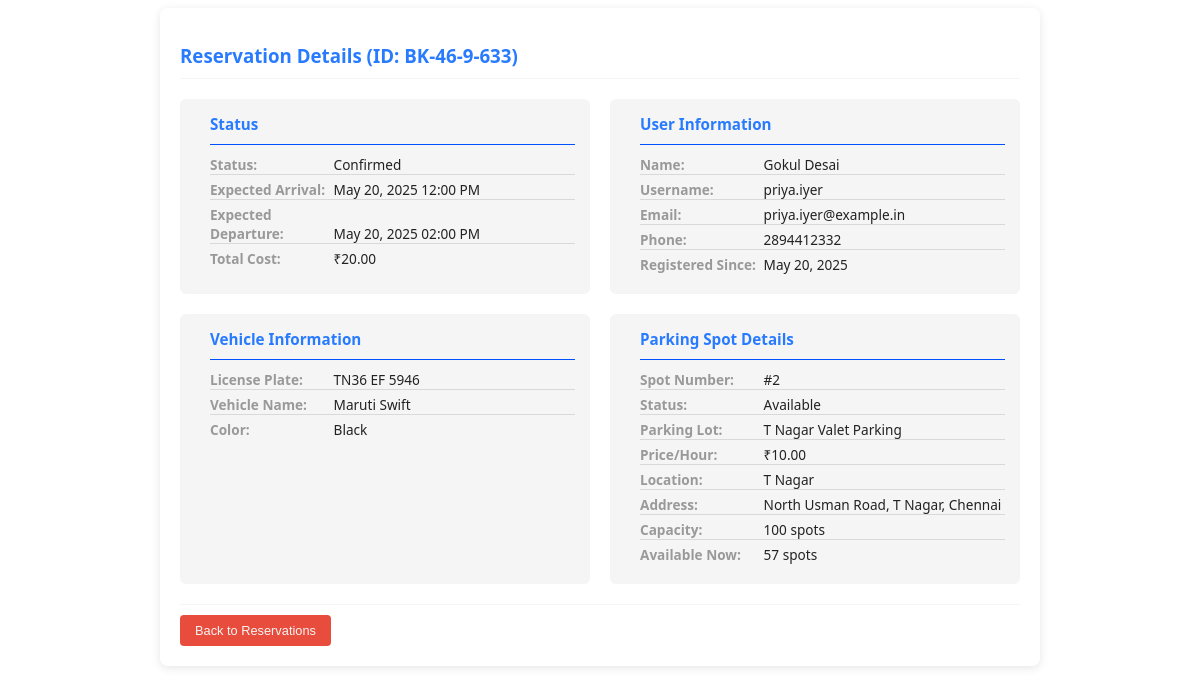
The page /admin/reservations/booking_details/BK-46-9-633 on the database as committed earlier.
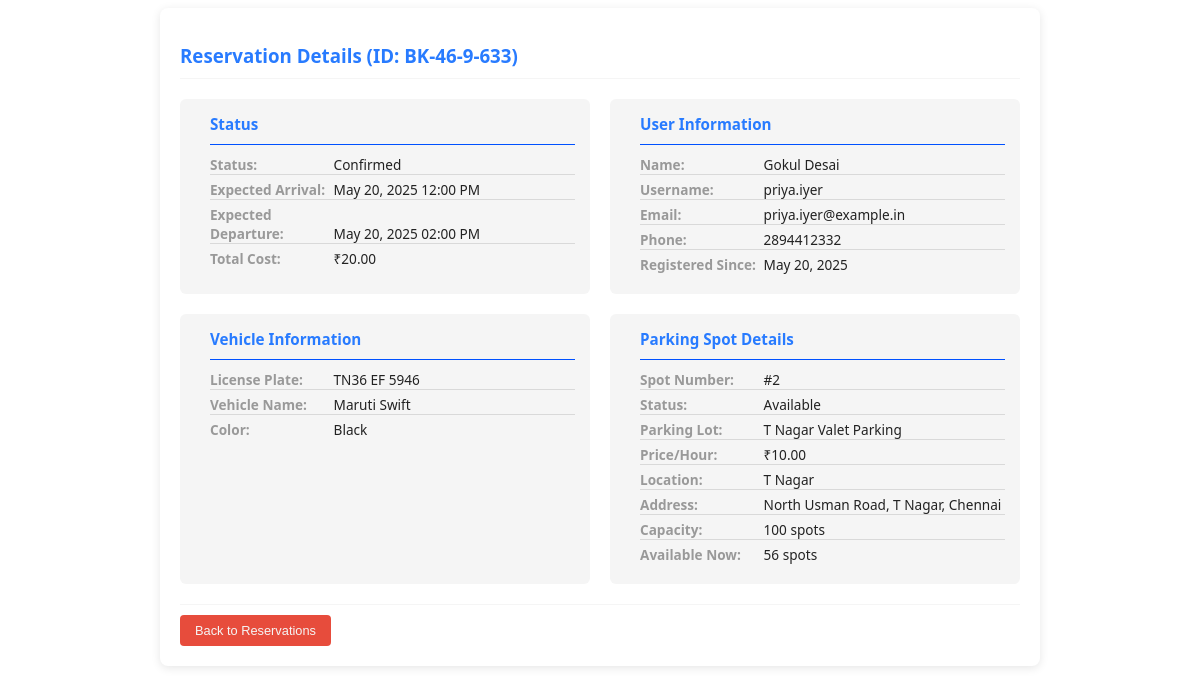
The same page on the database as committed later.
### model.py (models this page shows, shortened)
class ParkingLot(db.Model):
    id = db.Column(db.Integer, primary_key=True)
    prime_location_name = db.Column(db.String(100))
    price_per_hour = db.Column(db.Float)
    max_parking_spots = db.Column(db.Integer, nullable=False)
    available_spots = db.Column(db.Integer, nullable=False)
    available_from = db.Column(db.Time)
    available_to = db.Column(db.Time)
    is_active = db.Column(db.Boolean, default=True)
    image_url = db.Column(db.String)
    admin_notes = db.Column(db.Text)
    location_id = db.Column(db.Integer, db.ForeignKey('location.id'), nullable=False)
    spots = db.relationship('ParkingSpot', backref='lot', cascade='all, delete-orphan', lazy=True)

### routes/admin_routes.py (the view)
@admin_bp.route('/reservations/booking_details/<string:booking_id>', methods=['GET', 'POST'])
def booking_details(booking_id):
    reservation = Reservation.query.filter_by(booking_id=booking_id).first()
    if reservation:
        return render_template('partials/_admin_views_booking_details.html', reservation=reservation)
    else:
        flash('Booking not found', 'error')
        return redirect(url_for('user.bookings'))

### templates/partials/_admin_views_booking_details.html (shortened to what this page needs)
<div class="reservation-details">
    <h3>Reservation Details (ID: {{ reservation.booking_id }})</h3>
    <div class="section">
        <h4>Status</h4>
        <p><strong>Status:</strong> {{ reservation.status }}</p>
        <p><strong>Expected Arrival:</strong> {{ reservation.expected_arrival.strftime('%b %d, %Y %I:%M %p') }}</p>
        <p><strong>Expected Departure:</strong> {{ reservation.expected_departure.strftime('%b %d, %Y %I:%M %p') }}</p>
        <p><strong>Total Cost:</strong> ₹{{ "%.2f"|format(reservation.parking_cost) if reservation.parking_cost else
            'Not calculated' }}</p>
    </div>
    <div class="section">
        <h4>User Information</h4>
        <p><strong>Name:</strong> {{ reservation.user.firstname }} {{ reservation.user.lastname }}</p>
        <p><strong>Username:</strong> {{ reservation.user.username }}</p>
        <p><strong>Email:</strong> {{ reservation.user.email }}</p>
        <p><strong>Phone:</strong> {{ reservation.user.phone }}</p>
        <p><strong>Registered Since:</strong> {{ reservation.user.registration_date.strftime('%b %d, %Y') }}</p>
    </div>
    <div class="section">
        <h4>Vehicle Information</h4>
        <p><strong>License Plate:</strong> {{ reservation.vehicle.license_plate }}</p>
        <p><strong>Vehicle Name:</strong> {{ reservation.vehicle.vehicle_name }}</p>
        <p><strong>Color:</strong> {{ reservation.vehicle.color }}</p>
    </div>
    <div class="section">
        <h4>Parking Spot Details</h4>
        <p><strong>Spot Number:</strong> #{{ reservation.spot.spot_number }}</p>
        <p><strong>Status:</strong> {{ 'Occupied' if reservation.spot.status == 'O' else 'Available' }}</p>
        <p><strong>Parking Lot:</strong> {{ reservation.spot.lot.prime_location_name }}</p>
        <p><strong>Price/Hour:</strong> ₹{{ "%.2f"|format(reservation.spot.lot.price_per_hour) }}</p>
        <p><strong>Location:</strong> {{ reservation.spot.lot.location_ref.name }}</p>
        <p><strong>Address:</strong> {{ reservation.spot.lot.location_ref.address }}</p>
        <p><strong>Capacity:</strong> {{ reservation.spot.lot.max_parking_spots }} spots</p>
        <p><strong>Available Now:</strong> {{ reservation.spot.lot.available_spots }} spots</p>
    </div>
    <div class="action-buttons">
        <button class="btn-danger">
            <a href="{{ url_for('admin.activity_log') }}" style="text-decoration: none; color: whitesmoke;"> Back to
                Reservations </a>
        </button>
    </div>
</div>

Rows that differ between the two databases and show on the page:
changed ParkingLot "T Nagar Valet Parking": spot.lot.available_spots "57" → "56"
